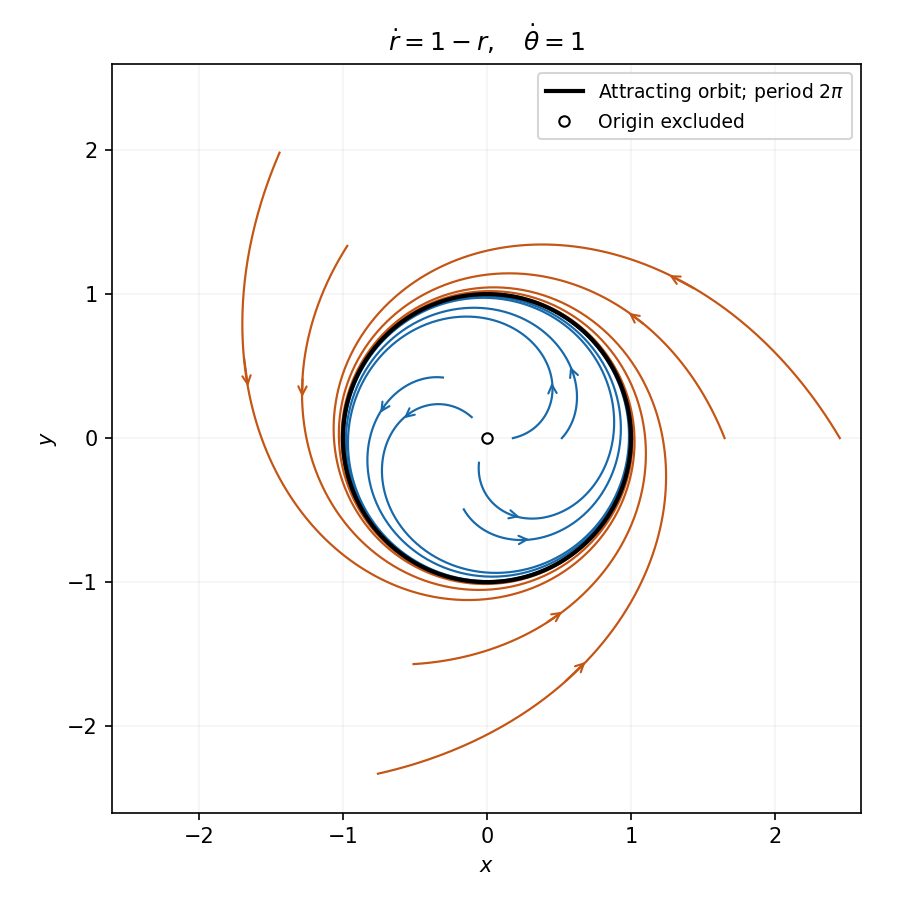

This chart was generated by the following Python code:
"""Exact polar trajectories. Python 3.14; NumPy and Matplotlib."""
import numpy as np
import matplotlib.pyplot as plt
fig,ax=plt.subplots(figsize=(6,6),facecolor='white')
t=np.linspace(0,10,900)
for rho in [.18,.52,1.65,2.45]:
 for alpha in [0,np.pi*.7,np.pi*1.4]:
  r=1+(rho-1)*np.exp(-t);x=r*np.cos(alpha+t);y=r*np.sin(alpha+t)
  ax.plot(x,y,color='#1769aa' if rho<1 else '#c45514',lw=1.05)
  k=55;ax.annotate('',xy=(x[k+12],y[k+12]),xytext=(x[k],y[k]),arrowprops={'arrowstyle':'->','color':'#1769aa' if rho<1 else '#c45514'})
a=np.linspace(0,2*np.pi,500);ax.plot(np.cos(a),np.sin(a),color='black',lw=2,label=r'Attracting orbit; period $2\pi$')
ax.plot(0,0,'o',mfc='white',mec='black',ms=5,label='Origin excluded')
ax.set(xlim=(-2.6,2.6),ylim=(-2.6,2.6),xlabel='$x$',ylabel='$y$',title=r'$\dot r=1-r,\quad\dot\theta=1$');ax.set_aspect('equal');ax.grid(alpha=.13);ax.legend(loc='upper right',fontsize=9);fig.tight_layout();fig.savefig('2006-phase-portrait.png',dpi=150,facecolor='white')
